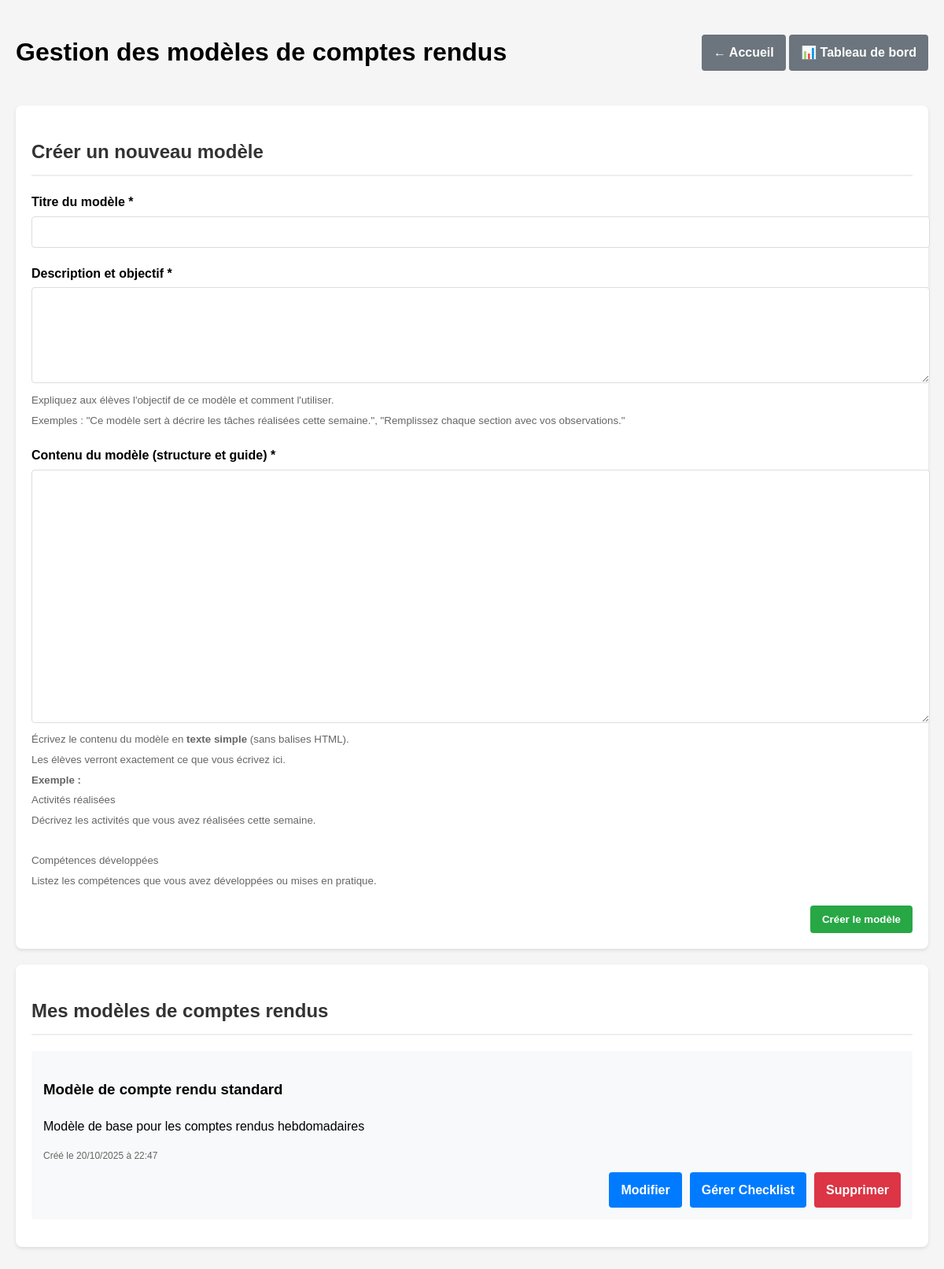
The page /gestion_modeles.php (signed in) on the database its author committed.
### tables this page shows
CREATE TABLE IF NOT EXISTS `modeles_cr` (
  `id` int NOT NULL AUTO_INCREMENT,
  `titre` varchar(255) NOT NULL,
  `description` text,
  `contenu_html` LONGTEXT,
  `professeur_id` int NOT NULL,
  `date_creation` datetime DEFAULT CURRENT_TIMESTAMP,
  `actif` tinyint(1) DEFAULT '1',
  PRIMARY KEY (`id`),
  KEY `professeur_id` (`professeur_id`)
);

### gestion_modeles.php (the view, shortened to what this page needs)
<?php
include '_conf.php';
$bdd = mysqli_connect($serveurBDD, $userBDD, $mdpBDD, $nomBDD);
$modele = null;
$modeles_query = "SELECT * FROM modeles_cr WHERE professeur_id = {$_SESSION['Sid']} ORDER BY date_creation DESC";
$modeles_result = mysqli_query($bdd, $modeles_query);
?>
<!DOCTYPE html>
<html lang="fr">
<head>
</head>
<body>
    <div class="container">
        <div class="header">
            <h1>Gestion des modèles de comptes rendus</h1>
            <div>
                <a href="accueil.php" class="btn btn-secondary">← Accueil</a>
                <a href="tableau_bord_prof.php" class="btn btn-secondary">📊 Tableau de bord</a>
            </div>
        </div>
        <div class="card">
            <h2><?php echo $modele ? 'Modifier le modèle' : 'Créer un nouveau modèle'; ?></h2>
            <form method="POST" action="">
                <div class="form-group">
                    <label for="titre">Titre du modèle *</label>
                    <input type="text" id="titre" name="titre" class="form-control" required
                           value="<?php echo $modele ? htmlspecialchars($modele['titre']) : ''; ?>">
                </div>
                <div class="form-group">
                    <label for="description">Description et objectif *</label>
                    <textarea id="description" name="description" class="form-control" required><?php echo $modele ? htmlspecialchars($modele['description']) : ''; ?></textarea>
                    <small style="color: #666;">
                        Expliquez aux élèves l'objectif de ce modèle et comment l'utiliser.<br>
                        Exemples : "Ce modèle sert à décrire les tâches réalisées cette semaine.", "Remplissez chaque section avec vos observations."
                    </small>
                </div>
                <div class="form-group">
                    <label for="contenu_html">Contenu du modèle (structure et guide) *</label>
                    <textarea id="contenu_html" name="contenu_html" class="form-control" required style="min-height: 300px;"><?php echo $modele ? htmlspecialchars($modele['contenu_html']) : ''; ?></textarea>
                    <small style="color: #666;">
                        Écrivez le contenu du modèle en <strong>texte simple</strong> (sans balises HTML).<br>
                        Les élèves verront exactement ce que vous écrivez ici.<br>
                        <strong>Exemple :</strong><br>
                        Activités réalisées<br>
                        Décrivez les activités que vous avez réalisées cette semaine.<br>
                        <br>
                        Compétences développées<br>
                        Listez les compétences que vous avez développées ou mises en pratique.
                    </small>
                </div>
                <div style="text-align: right;">
                    <button type="submit" name="submit_modele" class="btn btn-success">
                        <?php echo $modele ? 'Mettre à jour le modèle' : 'Créer le modèle'; ?>
                    </button>
                </div>
            </form>
        </div>
        <div class="card">
            <h2>Mes modèles de comptes rendus</h2>
            <?php if (mysqli_num_rows($modeles_result) > 0): ?>
                <?php while ($modele_item = mysqli_fetch_assoc($modeles_result)): ?>
                    <div class="modele-item">
                        <h3><?php echo htmlspecialchars($modele_item['titre']); ?></h3>
                        <p><?php echo htmlspecialchars($modele_item['description']); ?></p>
                        <div style="color: #666; font-size: 12px;">
                            Créé le <?php echo date('d/m/Y à H:i', strtotime($modele_item['date_creation'])); ?>
                        </div>
                        <div class="modele-actions">
                            <a href="gestion_modeles.php?edit=<?php echo $modele_item['id']; ?>" class="btn">Modifier</a>
                            <a href="gestion_modeles_checklists.php?id=<?php echo $modele_item['id']; ?>" class="btn">Gérer Checklist</a>
                            <a href="gestion_modeles.php?delete=<?php echo $modele_item['id']; ?>" class="btn btn-danger"
                               onclick="return confirm('Êtes-vous sûr de vouloir supprimer ce modèle ?');">Supprimer</a>
                        </div>
                    </div>
                <?php endwhile; ?>
            <?php else: ?>
                <p>Vous n'avez pas encore créé de modèles de comptes rendus.</p>
            <?php endif; ?>
        </div>
    </div>
</body>
</html>

### gestion_modeles.php (style rules this page uses)
body { font-family: Arial, sans-serif; line-height: 1.6; margin: 0; padding: 20px; background-color: #f5f5f5; }
.container { max-width: 1200px; margin: 0 auto; }
.header { display: flex; justify-content: space-between; align-items: center; margin-bottom: 20px; }
.card { background: white; border-radius: 8px; box-shadow: 0 2px 4px rgba(0,0,0,0.1); padding: 20px; margin-bottom: 20px; }
.form-group { margin-bottom: 20px; }
.form-group label { display: block; margin-bottom: 5px; font-weight: bold; }
.form-control { width: 100%; padding: 10px; border: 1px solid #ddd; border-radius: 4px; font-size: 16px; }
textarea.form-control { min-height: 100px; }
.btn { display: inline-block; background: #007bff; color: white; padding: 10px 15px; text-decoration: none; border-radius: 4px; font-weight: bold; border: none; cursor: pointer; }
.btn-secondary { background: #6c757d; }
.btn-danger { background: #dc3545; }
.btn-success { background: #28a745; }
.modele-item { background: #f8f9fa; border-radius: 4px; padding: 15px; margin-bottom: 15px; }
.modele-actions { display: flex; justify-content: flex-end; gap: 10px; margin-top: 10px; }
h2 { color: #333; border-bottom: 2px solid #eee; padding-bottom: 10px; }

### rows shown on the page
modeles_cr: titre "Modèle de compte rendu standard", description "Modèle de base pour les comptes rendus hebdomadaires", date_creation "20/10/2025 à 22:47"
